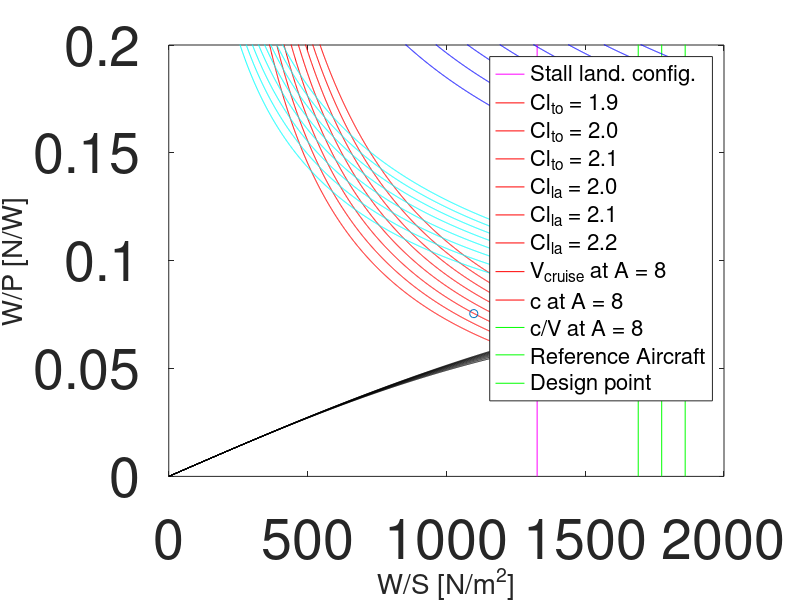

Reproduce this figure in MATLAB.
clear; clc;
% The goal is to pick a point at the top right corner. This will give
% information on what S, A, Cl and W/P you need.

%%%%%%%%%%%%%%%%% General INPUT
h = 2300; % cruising altitude % <-------INPUT

A = [6.,6.5 ,7., 7.5, 8., 8.5, 9., 9.5]; % copied from slides 67 <-------INPUT
         

% drag coefficients and oswald factors 
cd0_clean = 0.0280;  % slide 15  <-------INPUT
e_clean = 0.78; % slide 15  <-------INPUT

de_to_gear = 0.05;
dcd_to_gear = 0.01;
cd0_to_lg_down = cd0_clean + dcd_to_gear;    % <-------INPUT
e_to_lg_down = e_clean + de_to_gear;    % <-------INPUT
 
de_la_gear = 0.1;
dcd_la_gear = 0.045;
cd0_la_lg_down = cd0_clean + dcd_la_gear;    % <-------INPUT
e_la_lg_down = e_clean + de_la_gear;    % <-------INPUT


c = 5.0; % climb rate: either slides or use reference aircraft
         % or you make choice wether climbing fast is your priority
         % <-------INPUT

rho_0 = 1.225;

%% sizing for stall

Cl_max_la_lg_down = 2.2;   % assumption <-------INPUT

V_stall = 31.38; % m/s assumed from slide 18  % <-------INPUT     
WS_stall = 0.5*rho_0*V_stall*V_stall*Cl_max_la_lg_down      

                                                           
plot([WS_stall, WS_stall], [0, 2], "magenta")
hold on
% Higher Cl_max for landing shifts the magenta line to the right


%% Sizing for Take-Off
cl_to = [1.4, 1.5, 1.6, 1.7, 1.8,1.9, 2.0, 2.1]/1.21; % <-------INPUT cl for takeoff choices

s_to = 762; % m from project guide requirements

% How to find the TOP:
% read off your value for 2500 ft S_to and then multiply it by 0.2512!
top = 250*0.2512 % checked with formula on slide 41

sigma = 1; % rho/rho0 slide 27 . Assume from Sizing mission - sea level
WS_x = [1:1:1800];


for i = cl_to
    PW_TO = top./WS_x*i*sigma;  % slide 36
    ylim([0, 1.5])
    plot(PW_TO, "red")
end
% The lowest Cl_to value represents the lowest line on the graph!

%% Sizing for landing
s_land = 762;   % from project requirements
V_land = 31.38; % This is in accordance to the regulation from CFR 23,


% f = Wl/Wto based on each group weight estimation
f_group1 = 0.8704 % <-------INPUT
f_group2 = 0.87   % <-------INPUT
f_group3 = 0.93322    % <-------INPUT
Cl_land_group3 = [2.0, 2.1, 2.2]   % <-------INPUT copied from slide 11 - single piston
Cl_land_group2 = [1.6, 1.8, 2.0, 2.2]   % <-------INPUT copied from slide 11 - single piston
Cl_land_group1 = [1.6,1.7,1.8 1.9,2.0,2.1 2.2,2.3,2.4 2.5]   % <-------INPUT copied from slide 11 - twin engine


for i = Cl_land_group3 % CHANGE CL_LAND_GROUP# ACCORDING TO YOUR GROUP
    WS_land = i*rho_0*s_land/(0.5915)/(2*f_group3);   % CHANGE f_group# to your group
    plot([WS_land, WS_land], [0, 2], "green")
end
% the lowest cl_land is the lowest green vertical line

%% Cruise Speed Sizing
lambda = 0.0065; 
T_0 = 288.15; 
g = 9.81;
R = 287.1;
P0=101.325*10.^3;
T = T_0 - lambda * h;
P = P0 * (T / T_0)^(g / (lambda * R));
rho_isa = P / (R * T)

power_setting = 0.9; % assumed slide 66. % <-------INPUT
per_mtow = 1; % as asked in sizing mission


V_cruise = 92.6; % m/s from requirements project guide
eta_p = 0.8; % Assumption from slides

for i = A
    WPto = power_setting./per_mtow.*eta_p.*(rho_isa./rho_0).^(3/4)*...
        ((cd0_clean.*0.5.*rho_isa.*V_cruise.^(3)./(per_mtow.*WS_x) + ...
        per_mtow.*WS_x./(pi.*i.*e_clean.*0.5.*rho_isa.*V_cruise)).^(-1));
    ylim([0, 0.9])
    plot(WPto, "black")
end
% The lowest A represents the lowest black line in the graph

%% Sizing for climb rate performance %%%% XXX

for i = A
    
    WP_climb = eta_p./(sqrt(WS_x).*sqrt(2./rho_isa)./...
        (1.345.*(i.*e_clean).^(0.75)./(cd0_clean.^(1./4))));
    plot(WP_climb, "blue")
end
% The lower the A the lower is the blue line in the grph

%% Sizing for climb gradient


% https://www.law.cornell.edu/cfr/text/14/23.2120 website for climb grad
% 8.3% is also given in slide 93
grad = 0.083; 


for i = A
    cd = 4*cd0_clean;   % slide 77
    cl_grad = sqrt(3*cd0_clean*pi*i*e_clean);   % slide 77

    WP_grad = eta_p./(sqrt(WS_x).*(grad+cd./cl_grad).*sqrt(2./(rho_isa.*cl_grad)));
    plot(WP_grad, "cyan")
end
% The lower the A the lower is the cyan line for gradient

%% Reference AC

scatter([9.81*112, 9.81*125], [9.81/130, 9.81/150]);

% design_point = 1190, 0.052119

scatter(1190, 0.052119)



%% Legend code, if you change your Cls, Cds or A just change the values here as well
set(gca, "FontSize", 40)
ylim([0, 0.2])
xlabel("W/S [N/m^2]",'FontSize', 20)
ylabel("W/P [N/W]",'FontSize', 20)
legend({'Stall land. config.'...
    ,'Cl_{to} = 1.9','Cl_{to} = 2.0', 'Cl_{to} = 2.1'...
    ,'Cl_{la} = 2.0','Cl_{la} = 2.1','Cl_{la} = 2.2'...
    ,'V_{cruise} at A = 8'...
    ,'c at A = 8'...
    ,'c/V at A = 8'...
    ,'Reference Aircraft', 'Design point'},'Location','northeast', 'FontSize', 16)

